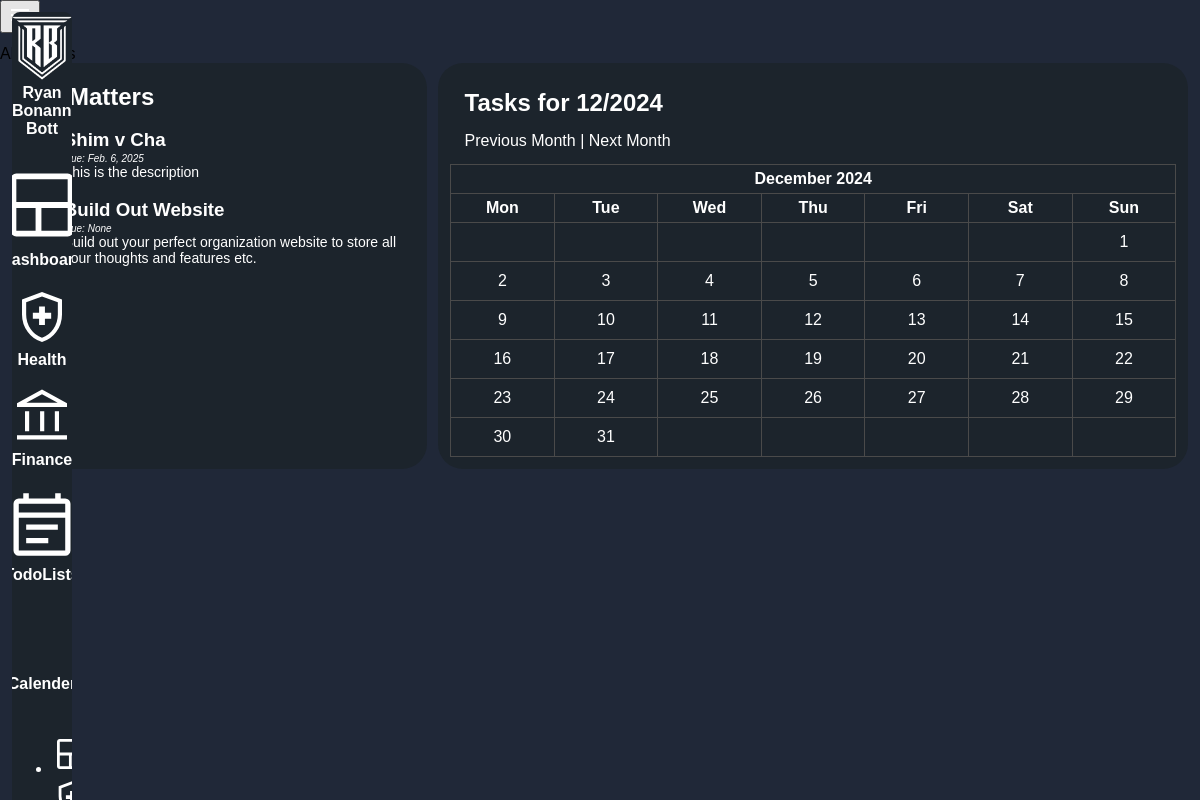
Screenshot of /project/matters/?year=2025&month=0 with the database file from the repository.
### Progman/models.py (models this page shows, shortened)
class Matter(models.Model):
    name = models.CharField(max_length=250)
    type = models.ForeignKey(MatterType, on_delete=models.SET_NULL, null=True, blank=True, related_name="matters")
    client = models.ForeignKey(Client, on_delete=models.SET_NULL, null=True, blank=True, related_name="matters")
    start_date = models.DateField(null=True, blank=True)
    due_date = models.DateField(null=True, blank=True)
    description = models.TextField(null=True, blank=True) # Put your Notes Here
    status = models.ForeignKey(MatterStatus, on_delete=models.SET_NULL, null=True, blank=True, related_name="matters")
    percent_complete = models.FloatField(null=True, blank=True)
    final_product = models.FileField(upload_to="documents/", null=True, blank=True)
    created_at = models.DateTimeField(auto_now_add=True)
    updated_at = models.DateTimeField(auto_now=True)

### Progman/views.py (the view)
# urls.py: path('matters/', views.MatterListView.as_view(), name='matter_list'),
class MatterListView(ListView):
    model = Matter
    template_name = 'note/matter_list.html'
    context_object_name = 'matters'
    def get_context_data(self, **kwargs):
        context = super().get_context_data(**kwargs)
        now = datetime.now()
        year = self.request.GET.get("year", now.year)
        month = self.request.GET.get("month", now.month)
        try:
            year = int(year)
            month = int(month)
        except ValueError:
            year, month = now.year, now.month
        if month < 1:
                year = year-1
                month = 12
        elif month > 12:
            year = year+1
            month = 1
        tasks = Routine.objects.filter(due_date__year=year, due_date__month=month)
        task_dict = {}
        for task in tasks:
            task_day = task.due_date.day
            if task_day not in task_dict:
                task_dict[task_day] = []
            task_dict[task_day].append(task)
        calendar_html = TaskCalendar(year, month, task_dict).formatmonth(year, month)
        context["calendar"] = calendar_html
        context["year"] = year
        context["month"] = month
        return context

### Progman/views.py (called while the page is built)
    def formatday(self, day, weekday):
        if day == 0:
            return '<td class="noday">&nbsp;</td>'  # Empty day
        task_html = ""
        if day in self.tasks:
            for task in self.tasks[day]:
                task_html += f'<br><span class="task">{task.matter}<br>{task.name}</span> <br> '
        return f'<td class="{self.cssclasses[weekday]}">{day}{task_html}</td>'

    def formatmonth(self, theyear, themonth, withyear=True):
        return f'<table border="0" cellpadding="0" cellspacing="0" class="calendar">\n' + \
               f"{self.formatmonthname(theyear, themonth, withyear=withyear)}\n" + \
               f"{self.formatweekheader()}\n" + \
               "\n".join(self.formatweek(week) for week in self.monthdays2calendar(theyear, themonth)) + \
               "\n</table>"

### Progman/templates/note/matter_list.html (shortened to what this page needs)
{% extends "base/base.html" %}
{% load static %}
{%load crispy_forms_tags %}
{% block template %}
<body>
    <div class="header"  style="padding-top:1%">
        <div class="title"><b></b>All Matters<b></b></div>
    </div>
    <div class="Grid_toprow">
        <div id="TopRowChild" class="totalspentmade" style="width: 30%">
            <h2 style="margin: 2%;">All Matters</h2>
            <ul>
                {% for matter in matters %}
                    <a style="text-decoration: none; color: white" href="{% url 'matter_detail' matter.pk %}">
                    <h3 style="margin-bottom: 2px"> {{ matter.name }} </h3> </a>
                    <div style="margin-top: 0px; font-size:10px;"><i>Due: {{ matter.due_date }}</i></div>
                    <div style="margin-top: 0px; font-size:14px;">{{ matter.description }}</div>
                {% endfor %}
            </ul>
        </div>
        <div id="TopRowChild" class="thisweeklastweek">
            <h2 style="margin: 2%;">Tasks for {{ month }}/{{ year }}</h2>
            <div  style="margin: 2%;">
                <a href="{% url 'matter_list' %}?year={{ year }}&month={{ month|add:'-1' }}" class="btn btn-link" style="text-decoration: none; color: white">Previous Month</a>
                |
                <a href="{% url 'matter_list' %}?year={{ year }}&month={{ month|add:'1' }}" class="btn btn-link" style="text-decoration: none; color: white">Next Month</a>
            </div>
            <div>
                {{ calendar|safe }}
            </div>
        </div>
    </div>
</body>
{% endblock %}

### staticfiles/css/style.css (style rules this page uses)
body { margin: 0; font-family: Arial, sans-serif; background-color: #202838; background-color: #202838; }

### Progman/templates/note/matter_list.html (style rules this page uses)
.Grid_toprow { display: flex; flex-direction: row; justify-content: space-between; gap: 1%; padding: 0% 1% 0% 1%; }
#TopRowChild:first-child { flex-basis: 35%; flex-grow: 0; max-width: 35%; }
#TopRowChild:last-child { flex-basis: 65%; flex-grow: 0; max-width: 65%; }
#TopRowChild { color: white; background-color: #1c242c; padding: 1%; border-radius: 25px; }
.calendar { width: 100%; border-collapse: collapse; }
.calendar td, .calendar th { border: 1px solid #4a4a4a; text-align: center; vertical-align: top; padding: 10px; width: calc(100% / 7); height: 100px; position: relative; height: auto; }
.calendar th { background-color: #1c242c; color: white; font-weight: bold; padding: 5px; height: auto; text-align: center; }
.calendar .noday { background-color: #1c242c; height: auto; }

### rows the page displays
Matter: name "Shim v Cha", due_date "Feb. 6, 2025", description "This is the description"
Matter: name "Build Out Website", due_date "None", description "Build out your perfect organization website to store all your thoughts and features etc."

### other values shown
{{ month }} "12"
{{ year }} "2024"
{{ calendar|safe }} "December 2024 Mon Tue Wed Thu Fri Sat Sun 1 2 3 4 5 6 7 8 9 10 11 12 13 14 15 16 17 18 19 20 21 22 23 24 25 26 27 28 29 30 31"
